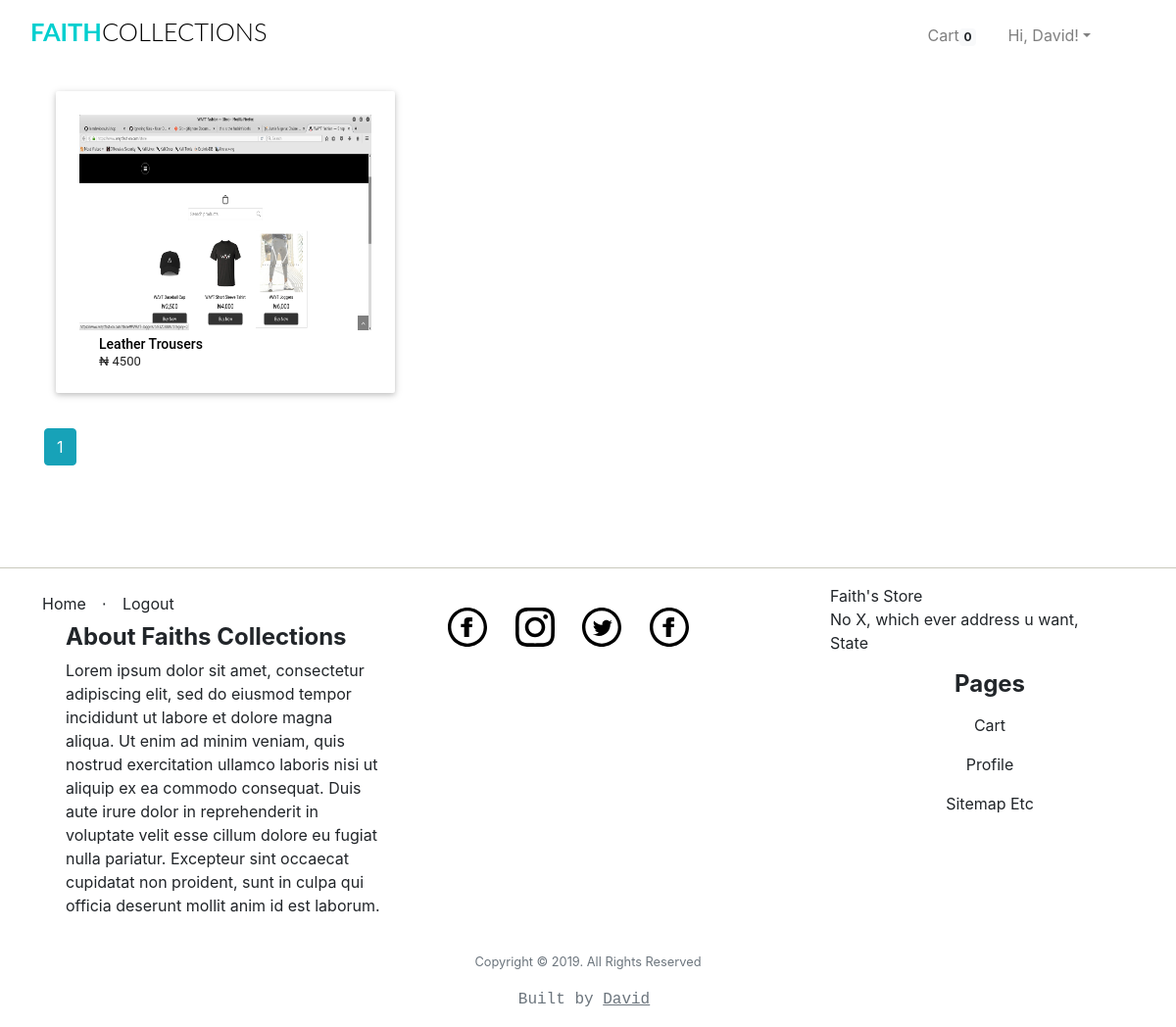
The page /Trousers/ (signed in) on the database its author committed.
### app/models.py (models this page shows, shortened)
class User(UserMixin, db.Model):
	__tablename__="user"
	id = db.Column(db.Integer, primary_key=True)
	firstname = db.Column(db.String(24), index=True)
	lastname = db.Column(db.String(24), index=True)
	email = db.Column(db.String(50), index=True, unique=True)
	password_hash = db.Column(db.String)
	phonenumber = db.Column(db.String(18), index=True, unique=True)
	is_admin = db.Column(db.Boolean, default = False)
	order = db.relationship("Order", backref='ordered_products')
	kart = db.relationship('Kart', uselist=False, backref='user_kart')
	shipping_info = db.relationship('ShippingInfo', backref='shipping',lazy='dynamic')

class Products(db.Model):
	__tablename__ = 'product'
	id = db.Column(db.Integer, primary_key=True)
	product_name = db.Column(db.String(100), index=True)
	product_price = db.Column(db.Integer, index=True)
	product_image = db.Column(db.String(120),index=True)
	product_description = db.Column(db.String(200), index=True)
	product_stock = db.Column(db.Integer, index = True)
	product_size = db.Column(db.String(5), index = True)
	categories_id = db.Column(db.Integer, db.ForeignKey('categories.id'))
	order = db.relationship('Order', secondary=association_table, backref='my_orders', lazy='dynamic')

### app/home/routes.py (the view)
@home.route('/<string:category_name>/')
def shop_by_category(category_name):
	if current_user.is_anonymous:
		count = 0
	else:
		count = Kart.query.filter_by(user_id =current_user.id).count()
	page = request.args.get('page',1, type=int)
	category = Categories.query.filter_by(category_name=category_name).first_or_404()
	product = Products.query.filter_by(categories_id=category.id)\
		.order_by(Products.product_name).paginate(page=page, per_page=6)
	for_pagi = Categories.query.filter_by(category_name = Categories.category_name).first_or_404()
	return render_template("home/shop_by_category.html", category = category,\
		product = product, title = "Category: "+ category.category_name,count=count,\
		for_pagi = for_pagi)

### app/models.py (called while the page is built)
@login_manager.user_loader
def load_user(id):
    return User.query.get(int(id))

### app/templates/home/shop_by_category.html (shortened to what this page needs)
{% extends "base.html" %}
{% block body %}
{% if category %}
{% if category.product %}
<div class="row d-block">
        {% for product_list in product.items %}
	<a href="{{ url_for('home.product_details', product_name = product_list.product_name ) }}">
        <div class="col l4 s12 m6">
			<div class="card-panel hoverable" style="max-height:360px; background-color:#FFFFFF;">
                <div class="card-image" style="margin-left:auto;margin-right: auto;">
                        <div class="thumbnail" style="height:220px;margin-bottom: 0px;">
                            <img class="responsive-img" src="{{ product_list.product_image }}" style="height:100%;">
                        </div>
                        <h6 class="title">
                            <span class="product-name">
                                {{ product_list.product_name }}
                            </span>
                        </h6>
                        <div class="price-container clearfix">
                            <span class="price-box" style="margin-bottom:0px;white-space:normal;">
                                <span class="price">
                                    <span>₦</span>
                                    <span>{{ product_list.product_price }}</span>
                                </span>
                            </span>
                        </div>
				</div>
			</div>
		</div>
	</a>
        {% endfor %}
</div>
{% for page_num in product.iter_pages(left_edge=1, right_edge=1, left_current=1, right_current=2) %}
{% if page_num %}
    {% if product.page == page_num %}
        <a class="btn btn-info mb-4" href="{{ url_for('home.shop_by_category', category_name = for_pagi.category_name , page = page_num)}}">{{page_num}}</a>
    {% else %}
    <a class="btn btn-outline-info mb-4" href="{{ url_for('home.shop_by_category', category_name = for_pagi.category_name , page = page_num)}}">{{page_num}}</a>
    {%endif%}
{%else%}
...
{%endif%}
{% endfor %}
{% endif %}
    {% endif %}
{% endblock %}

### app/templates/base.html (shortened to what this page needs)
<html>
    <head>
        <link href="{{ url_for('static', filename='css/bootstrap.min.css') }}"rel="stylesheet">
        <link href="{{ url_for('static', filename='css/st.css') }}"rel="stylesheet">
    </head>
    <body>
            <div class="container-fluid mt-1 mb-3">
                <nav class="navbar navbar-expand-lg navbar-light">
                    <h1 class="brand_name">
                        <a class="navbar-brand" href="{{ url_for('home.homepage') }}">Faith<span>Collections</span></a>
                    </h1>
                    <div class="collapse navbar-collapse" id="navbarTogglerDemo03">
                    <ul class="navbar-nav ml-auto mr-5 mt-2 mt-lg-0">
                            {% if current_user.is_authenticated %}
                            {% if current_user.is_admin %}
                            <li class="nav-item ml-3">
                              <a class="nav-link active" href="{{ url_for('home.admin_dashboard') }}">Dashboard</a>
                            </li>
                            <li class="nav-item ml-3">
                              <a class="nav-link" href="{{ url_for('admin.list_categories') }}">Categories</a>
                            </li>
                            <li class="nav-item ml-3">
                              <a class="nav-link" href="{{ url_for('admin.list_products') }}">Products</a>
                            </li>
                            <li class="nav-item ml-3">
                              <a class="nav-link" href="{{ url_for('admin.list_orders') }}" >Orders</a>
                            </li>
                            {% else %}
                              <li class="nav-item ml-3">
                                <a class="nav-link" href="{{ url_for('users.cart') }}">Cart<span class="badge badge-light">{{ count }}</span></a>
                              </li>
                              {% endif %}
                              <li class="nav-item dropdown ml-3">
                                    <a class="nav-link dropdown-toggle" data-toggle="dropdown" href="#" role="button" aria-haspopup="true" aria-expanded="false">
                                        Hi, {{ current_user.firstname }}!</a>
                                  </li>
                                    {% endif %}
                    </ul>
                    </div>
                </nav>
            </div>
    <div class=" container">
            {% block body %}
            {% endblock %}
    </div>
    <div class="push"></div>
    <hr class="footer-break"></hr>
    <div class="container-fluid">
        <footer class="footer">
                <div class="row">
                        <div class="col">
                                <ul class="nav">
                                    <li class=" nav-item" ><a class="nav-link footer-links" href="{{ url_for('home.homepage') }}">Home</a></li>
                                    <li class="footer-menu-divider mt-2">⋅</li>
                                    {% if current_user.is_authenticated %}
                                        <li class=" nav-item" ><a class="nav-link footer-links" href="{{ url_for('auth.logout') }}">Logout</a></li>
                                    {% else %}
                                        <li class=" nav-item" ><a class="nav-link footer-links" href="{{ url_for('auth.register') }}">Register</a></li>
                                        <li class="footer-menu-divider mt-2">⋅</li>
                                        <li class=" nav-item" ><a class="nav-link footer-links" href="{{ url_for('auth.login') }}">Login</a></li>
                                    {% endif %}
                                </ul>
                                <ul class="d-block">
                                     <li class="d-block"><h6 class="footer-title" style="text-align:start;">About Faiths Collections</h6></li>
                                    <li class="d-block">
                                        <p>
                                                Lorem ipsum dolor sit amet, consectetur adipiscing elit,
                                                sed do eiusmod tempor incididunt ut labore et dolore magna aliqua. Ut enim ad minim veniam,
                                                quis nostrud exercitation ullamco laboris nisi ut aliquip ex ea commodo consequat.
                                                Duis aute irure dolor in reprehenderit in voluptate velit esse cillum dolore eu fugiat nulla pariatur.
                                                Excepteur sint occaecat cupidatat non proident,
                                                sunt in culpa qui officia deserunt mollit anim id est laborum.
                                        </p>
                                    </li>
                                </ul>
                        </div>
                        <div class="col">
                                <ul class="d-inline-block mt-4">
                                <li class="d-inline-block mr-4 mb-2">
                                    <a href="#">
                                        <img src="{{url_for('static',filename='iconmonstr-facebook.svg')}}" class="img-responsive svg-footer">
                                    </a>
                                    </li>
                                 <li class="d-inline-block mr-4 mb-2">
                                     <a href="#">
                                        <img src="{{url_for('static',filename='iconmonstr-instagram.svg')}}" class="img-responsive svg-footer">
                                     </a>
                                </li>
                                <li class="d-inline-block mr-4 mb-2">
                                    <a href="#">
                                        <img src="{{url_for('static',filename='iconmonstr-twitter.svg')}}" class="img-responsive svg-footer">
                                    </a>
                                </li>
                                <li class="d-inline-block mr-4 mb-2">
                                    <a href="#">
                                        <img src="{{url_for('static',filename='iconmonstr-facebook.svg')}}" class="img-responsive svg-footer">
                                    </a>
                                </li>
                                </ul>
                        </div>
                        <div class="col">
                            <ul class="d-block">
                                <li class="d-block"><address>Faith's Store<br>No X, which ever address u want,<br> State</address></li>
                                <li class="d-block"><h6 class="footer-title">Pages</h6></li>
                                <li class="d-block"><a class="nav-link footer-links" href="{{url_for('users.cart')}}">cart</a></li>
                                <li class="d-block"><a class="nav-link footer-links" href="{{url_for('users.profile')}}">profile</a></li>
                                <li class="d-block"><a class="nav-link footer-links" href="#">sitemap etc</a></li>
                              </ul>
                        </div>
                </div>
                <p class="copyright text-muted small text-center">Copyright © 2019. All Rights Reserved</p>
                <p class="small text-center owner text-muted"> Built by <a class="mr-2" href="https://github.com/Iamdavidonuh">David</a> </p>
        </footer>
    </div>
    </body>
</html>

### app/static/css/st.css (style rules this page uses)
.svg-footer { height: 2.5em; width: 2.5em; }
.footer-break { background-color:#e0e0d1; }
.footer-title { font-weight: bold; font-size: 1.5em; text-align: center; }
.footer-links { text-align: center; color: inherit; text-decoration:none; text-transform: capitalize; }
.owner { font-family: 'Courier New', Courier, monospace; font-size: 1.0em; }
.owner > a { text-decoration: underline; color: inherit; }
.brand_name .navbar-brand { font-size:1.59rem; text-transform: uppercase; font-family: 'Lato', sans-serif; font-weight: 700; color: #333; }
.brand_name >.navbar-brand { color:#01CFCF; text-decoration: none; }
.brand_name >.navbar-brand span { color: #000; font-weight: 300; }
.product-name { text-transform: capitalize; font-weight:bold; }
.push { height:4em; }
img.responsive-img, video.responsive-video { max-width: 100%; height: auto; }
.card-panel { -webkit-transition:-webkit-box-shadow .25s; transition:-webkit-box-shadow .25s; transition:box-shadow .25s; transition:box-shadow .25s, -webkit-box-shadow .25s;padding:24px; margin:.5rem 0 1rem 0; border-radius:2px;background-color:#fff; box-shadow: 0 2px 5px 0 rgba(0,0,0,0.16),0 2px 10px 0 rgba(0,0,0,0.12); }
.hoverable { -webkit-transition:-webkit-box-shadow .25s; transition:-webskit-box-shadow .25s; transition:box-shadow .25s; transition:box-shadow .25s, -webkit-box-shadow .25s }
.row { margin-left: auto; margin-right: auto; margin-bottom: 20px; }
.row:after { content: ""; display: table; clear: both; }
.row .col { float: left; -webkit-box-sizing: border-box; box-sizing: border-box; padding: 0 0.75rem; min-height: 1px; }
.row .col.s12 { width: 100%; margin-left: auto; left: auto; right: auto; }
@media only screen and (min-width: 601px) { .row .col.m6 { width: 50%; margin-left: auto; left: auto; right: auto; } }
@media only screen and (min-width: 993px) { .row .col.l4 { width: 33.3333333333%; margin-left: auto; left: auto; right: auto; } }

### app/templates/home/shop_by_category.html (style rules this page uses)
.title { margin: 0; padding: 0; margin-left: 20px; margin-top: 6px; }
.product-name { font-family: Roboto,Helvetica,Arial,sans-serif; font-weight: 500; font-size: 14px; line-height: 17px; color: #000; margin: 3px 0 5px 0; text-align: left; white-space: normal; overflow: hidden; }
.price { margin-left: 20px; font-family: Roboto,Helvetica,Arial,sans-serif; font-weight: 400; font-size: 13px; line-height: 17px; color: #202020; display: inline-block; }

### rows shown on the page
User: firstname "David"
Products: product_name "Leather Trousers", product_price "4500"

### other values the page prints
{{ count }} "0"
{{ page_num }} "1"
